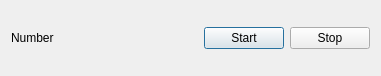
<?xml version="1.0" encoding="UTF-8"?>
<ui version="4.0">
 <class>Dialog</class>
 <widget class="QDialog" name="Dialog">
  <property name="geometry">
   <rect>
    <x>0</x>
    <y>0</y>
    <width>381</width>
    <height>76</height>
   </rect>
  </property>
  <property name="windowTitle">
   <string>Dialog</string>
  </property>
  <layout class="QHBoxLayout" name="horizontalLayout">
   <item>
    <widget class="QLabel" name="label">
     <property name="text">
      <string>Number</string>
     </property>
    </widget>
   </item>
   <item>
    <spacer name="horizontalSpacer">
     <property name="orientation">
      <enum>Qt::Horizontal</enum>
     </property>
     <property name="sizeHint" stdset="0">
      <size>
       <width>40</width>
       <height>20</height>
      </size>
     </property>
    </spacer>
   </item>
   <item>
    <widget class="QPushButton" name="pushButton">
     <property name="text">
      <string>Start</string>
     </property>
    </widget>
   </item>
   <item>
    <widget class="QPushButton" name="pushButton_2">
     <property name="text">
      <string>Stop</string>
     </property>
    </widget>
   </item>
  </layout>
 </widget>
 <layoutdefault spacing="6" margin="11"/>
 <resources/>
 <connections/>
</ui>
